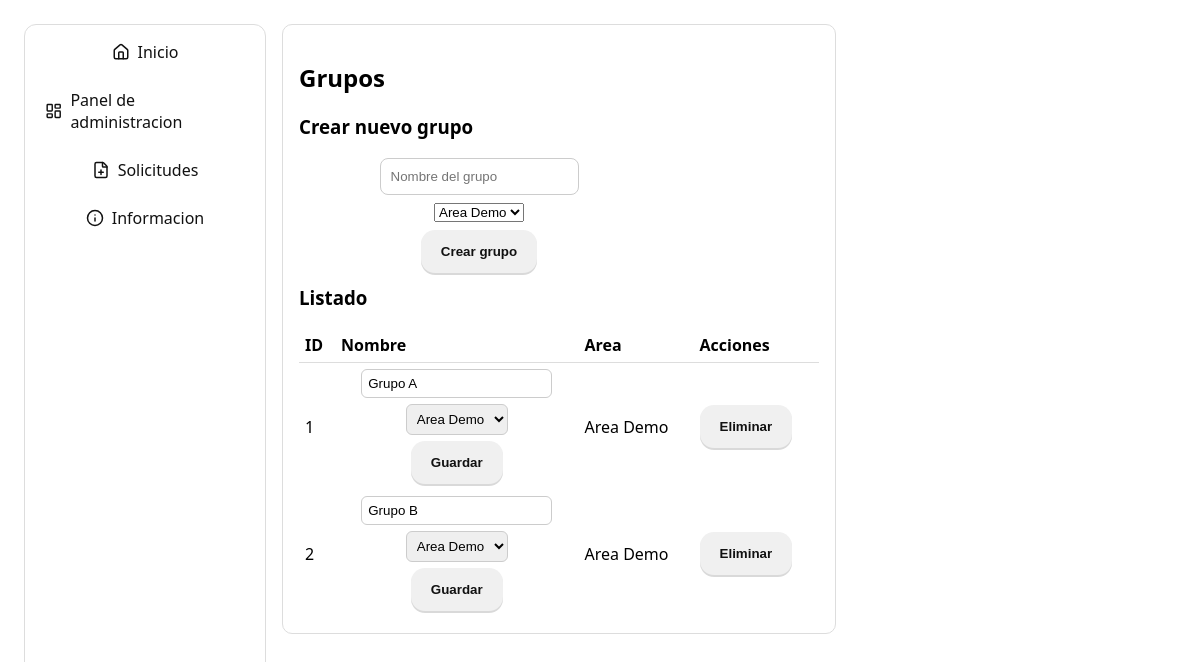
The app's page /admin/groups (signed in) with its own data.
### models.py (models this page shows)
class Base(DeclarativeBase):
    pass

class Group(Base):
    __tablename__ = "groups"
    id = Column(Integer, primary_key=True)
    name = Column(String(120), nullable=False)
    area_id = Column(Integer, ForeignKey("areas.id"), nullable=False)
    area = relationship("Area", back_populates="groups")
    users = relationship("User", back_populates="group")

class Area(Base):
    __tablename__ = "areas"
    id = Column(Integer, primary_key=True)
    name = Column(String(120), nullable=False, unique=True)
    users = relationship("User", back_populates="area")
    groups = relationship("Group", back_populates="area")

### app.py (the view)
@app.route("/admin/groups", methods=["GET"])
@login_required
@admin_required
def admin_groups_page():
    db = SessionLocal()
    try:
        groups = db.execute(select(Group).order_by(Group.id)).scalars().all()
        areas = db.execute(select(Area).order_by(Area.id)).scalars().all()
        return render_template("admin/groups.html", groups=groups, areas=areas)
    finally:
        db.close()

### app.py (called while the page is built)
@login_manager.user_loader
def load_user(user_id):
    db = SessionLocal()
    try:
        return db.get(User, int(user_id))
    finally:
        db.close()

def admin_required(view):
    @wraps(view)
    def wrapper(*args, **kwargs):
        if not current_user.is_authenticated or current_user.role != Role.admin:
            abort(403)
        return view(*args, **kwargs)
    return wrapper

### templates/admin/groups.html (shortened to what this page needs)
{% extends "base.html" %}
{% block content %}
<div class="card">
  <h2>Grupos</h2>
  <h3 style="margin-top:10px;">Crear nuevo grupo</h3>
  <form method="post" action="{{ url_for('admin_groups_create') }}" style="display:flex; gap:8px; align-items:center; flex-wrap:wrap; margin-bottom:10px;">
    <input type="text" name="name" placeholder="Nombre del grupo" required>
    <select name="area_id">
      {% for a in areas %}
        <option value="{{ a.id }}">{{ a.name }}</option>
      {% endfor %}
    </select>
    <button class="btn" type="submit">Crear grupo</button>
  </form>
  <h3 class="row">Listado</h3>
  <table style="width:100%; border-collapse: collapse;">
    <thead>
      <tr>
        <th style="text-align:left; border-bottom:1px solid #ddd; padding:6px;">ID</th>
        <th style="text-align:left; border-bottom:1px solid #ddd; padding:6px;">Nombre</th>
        <th style="text-align:left; border-bottom:1px solid #ddd; padding:6px;">Area</th>
        <th style="text-align:left; border-bottom:1px solid #ddd; padding:6px;">Acciones</th>
      </tr>
    </thead>
    <tbody>
      {% for g in groups %}
      <tr>
        <td style="padding:6px;">{{ g.id }}</td>
        <td style="padding:6px;">
          <form method="post" action="{{ url_for('admin_groups_update', group_id=g.id) }}" style="display:flex; gap:6px; align-items:center;">
            <input type="text" name="name" value="{{ g.name }}" style="padding:6px;border:1px solid #ccc;border-radius:6px;">
            <select name="area_id" style="padding:6px;border:1px solid #ccc;border-radius:6px;">
              {% for a in areas %}
                <option value="{{ a.id }}" {{ 'selected' if g.area_id==a.id else '' }}>{{ a.name }}</option>
              {% endfor %}
            </select>
            <button class="btn" type="submit">Guardar</button>
          </form>
        </td>
        <td style="padding:6px;">{{ g.area.name if g.area else '-' }}</td>
        <td style="padding:6px;">
          <form method="post" action="{{ url_for('admin_groups_delete', group_id=g.id) }}" onsubmit="return confirm('¿Borrar grupo?');" style="display:inline;">
            <button class="btn" type="submit">Eliminar</button>
          </form>
        </td>
      </tr>
      {% else %}
      <tr><td colspan="4" style="padding:6px;">Sin grupos</td></tr>
      {% endfor %}
    </tbody>
  </table>
</div>
{% endblock %}

### templates/base.html (style rules this page uses)
body { font-family:system-ui,Arial;margin:24px }
.card { border:1px solid #ddd;border-radius:10px;padding:16px;max-width:520px }
.btn { display:inline-flex;align-items:center;gap:10px;padding:14px 20px;border-radius:14px;border:none;background:#f0f0f0;color:#111;cursor:pointer;font-weight:600;transition:transform .02s ease, box-shadow .2s ease, background-color .15s ease, filter .15s ease;box-shadow:0 2px 0 rgba(0,0,0,.15) }
.row { margin-top:12px }
form { display:flex;flex-direction:column;gap:10px;max-width:360px }
input { padding:10px;border:1px solid #ccc;border-radius:8px }

### records on screen
Group: id "1", name "Grupo A", area "Area Demo"
Group: id "2", name "Grupo B", area "Area Demo"

### other values on screen
form field area_id "Area Demo"
